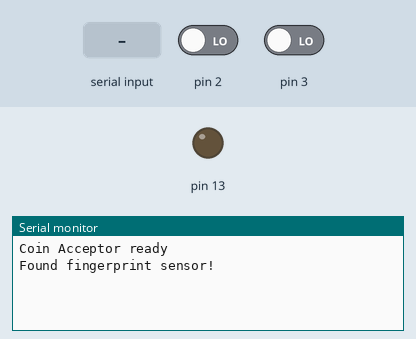
This sketch was run on a simulated Arduino Uno, built with avr-gcc and run on an emulated ATmega328P. Parts: output pins drawn as LEDs (lit = HIGH), the last lines printed to the serial monitor. The test bench sets the inputs (shaded band); at power-on: pin 3 LOW, pin 2 LOW.

Above: at 2.2 s.
2.3 s: pin 3 driven HIGH
At 2.9 s:
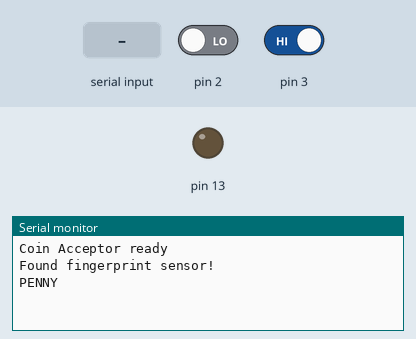
4.0 s: "F" received over Serial
At 5.0 s:
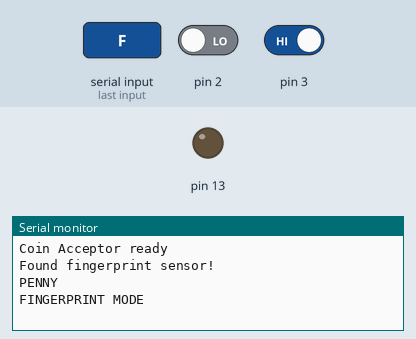
5.5 s: "C" received over Serial
At 6.2 s:
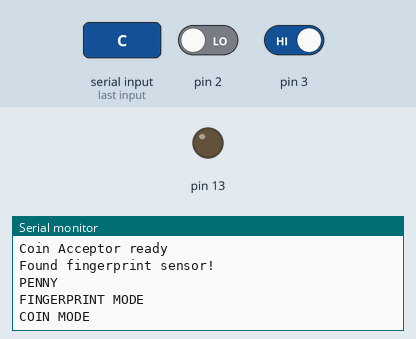

The sketch:

coinfingerprint.ino
```cpp
/*
  This sketch assumes that coin 1, will return 1 pulse, coin 2 will return 2 pulses, and so on.

 Coin values:
 1 = 0.01
 2 = 0.05
 3 = 0.10
 4 = 0.25
 */

#include <Adafruit_Fingerprint.h>
#if ARDUINO >= 100
 #include <SoftwareSerial.h>
#else
 #include <NewSoftSerial.h>
#endif

int getFingerprintIDez();

// pin #4 is IN from sensor (GREEN wire)
// pin #5 is OUT from arduino  (WHITE wire)
#if ARDUINO >= 100
SoftwareSerial mySerial(4, 5);
#else
NewSoftSerial mySerial(4, 5);
#endif

Adafruit_Fingerprint finger = Adafruit_Fingerprint(&mySerial);

const float coinValues[4] = {
  .01, .05, .10, .25}; //Coin values goes into this array
#define pulseTimeout 275        //How many milliseconds there are from the last impulse to the coin is determined (default 275)


unsigned long lastAction = 0;   //When last action was made
unsigned long lastPulse = 0;    //When last pulse was send
int pulseCount = 0;             //How many pulses we got

unsigned long tempAction;
unsigned long tempPulse;

boolean pollFingerprint = false;

void setup()
{
  Serial.begin(9600);

  attachInterrupt(0, acceptorCount, RISING); //Digital interrupt pin 2
  attachInterrupt(1, acceptorPulse, RISING); //Digital interrupt pin 3

  Serial.println("Coin Acceptor ready");
  pulseCount = 0;

  pinMode(13, OUTPUT);

  finger.begin(57600);

  if (finger.verifyPassword()) {
    Serial.println("Found fingerprint sensor!");
  } else {
    Serial.println("Did not find fingerprint sensor :(");
  }
}

void loop()
{
  if (Serial.available() > 0) {
        char incoming = (char)Serial.read();
        if (incoming=='F') {
          pollFingerprint = true;
          Serial.println("FINGERPRINT MODE");
        }
        else if (incoming=='C') {
          pollFingerprint = false;
          Serial.println("COIN MODE");
        }
  }

  tempAction = lastAction;
  tempPulse = lastPulse;

  if (!pollFingerprint) {
    if (millis() - lastPulse >= pulseTimeout && pulseCount > 0 || pulseCount >= 4)
    {
      if (tempAction != lastAction || tempPulse != lastPulse) return; //Check if interrupt has fired since loop started, wait for next cycle if it has

      if (coinValues[pulseCount-1]==.01) Serial.println("PENNY");
      else if (coinValues[pulseCount-1]==.05) Serial.println("NICKEL");
      else if (coinValues[pulseCount-1]==.10) Serial.println("DIME");
      else if (coinValues[pulseCount-1]==.25) Serial.println("QUARTER");

      pulseCount = 0;
    }
  }

  else if (pollFingerprint) {
    if (getFingerprintIDez()!=-1) {
      Serial.println("THE EAGLE HAS LANDED");
    }
  }
}

void acceptorPulse()
{
  lastAction = millis();
  lastPulse = millis();
  pulseCount++;
}

void acceptorCount()
{
  digitalWrite(13, digitalRead(13));
}

uint8_t getFingerprintID() {
  uint8_t p = finger.getImage();
  switch (p) {
    case FINGERPRINT_OK:
      Serial.println("Image taken");
      break;
    case FINGERPRINT_NOFINGER:
      Serial.println("No finger detected");
      return p;
    case FINGERPRINT_PACKETRECIEVEERR:
      Serial.println("Communication error");
      return p;
    case FINGERPRINT_IMAGEFAIL:
      Serial.println("Imaging error");
      return p;
    default:
      Serial.println("Unknown error");
      return p;
  }

  // OK success!

  p = finger.image2Tz();
  switch (p) {
    case FINGERPRINT_OK:
      Serial.println("Image converted");
      break;
    case FINGERPRINT_IMAGEMESS:
      Serial.println("Image too messy");
      return p;
    case FINGERPRINT_PACKETRECIEVEERR:
      Serial.println("Communication error");
      return p;
    case FINGERPRINT_FEATUREFAIL:
      Serial.println("Could not find fingerprint features");
      return p;
    case FINGERPRINT_INVALIDIMAGE:
      Serial.println("Could not find fingerprint features");
      return p;
    default:
      Serial.println("Unknown error");
      return p;
  }

  // OK converted!
  p = finger.fingerFastSearch();
  if (p == FINGERPRINT_OK) {
    Serial.println("Found a print match!");
  } else if (p == FINGERPRINT_PACKETRECIEVEERR) {
    Serial.println("Communication error");
    return p;
  } else if (p == FINGERPRINT_NOTFOUND) {
    Serial.println("Did not find a match");
    return p;
  } else {
    Serial.println("Unknown error");
    return p;
  }

  // found a match!
  Serial.print("Found ID #"); Serial.print(finger.fingerID);
  Serial.print(" with confidence of "); Serial.println(finger.confidence);
}

// returns -1 if failed, otherwise returns ID #
int getFingerprintIDez() {
  uint8_t p = finger.getImage();
  if (p != FINGERPRINT_OK)  return -1;

  p = finger.image2Tz();
  if (p != FINGERPRINT_OK)  return -1;

  p = finger.fingerFastSearch();
  if (p != FINGERPRINT_OK)  return -1;

  // found a match!
  Serial.print("Found ID #"); Serial.print(finger.fingerID);
  Serial.print(" with confidence of "); Serial.println(finger.confidence);
  return finger.fingerID;
}

/*void serialEvent() {
  while (Serial.available()) {
    // get the new byte:
    char inChar = (char)Serial.read();
    // add it to the inputString:
    inputString += inChar;
    // if the incoming character is a newline, set a flag
    // so the main loop can do something about it:
    if (inChar == '&') {
      stringComplete = true;
    }
  }
}*/
```

Measured:
- after the input at 2.3 s, the serial monitor: prints a new line after 0.27 s (image 1)
- after the input at 4.0 s, the serial monitor: prints a new line at once (image 2)
- after the input at 5.5 s, the serial monitor: prints a new line at once (image 3)
